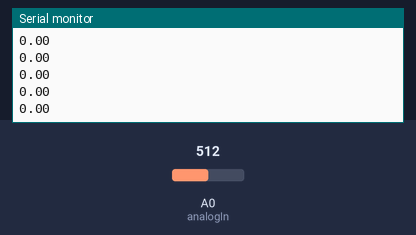
Simulated run of this sketch. Board: Arduino Uno, built with avr-gcc and run on an emulated ATmega328P. Parts: the last lines printed to the serial monitor. The inputs (shaded band) are chosen by the test bench; at power-on: A0 (analogIn) = 512.

Above: at 1.2 s.
1.3 s: A0 (analogIn) set to 716
At 1.31 s:
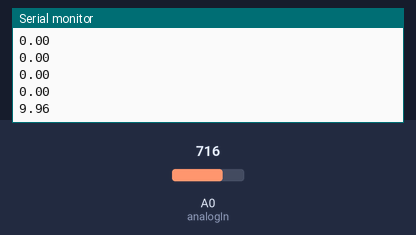
2.8 s: A0 (analogIn) set to 900
At 2.82 s:
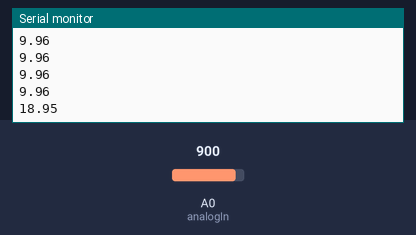
Timing chart, 0 to 5.8 s (numbered marks = the images above; inputs shaded):
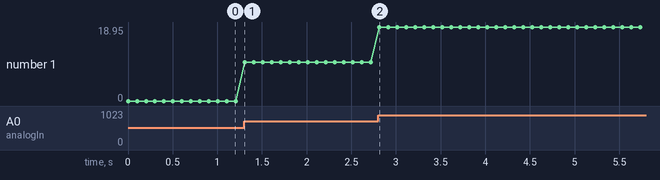

Measured:
- after the input at 1.3 s, the serial monitor: prints a new line at once (image 1)
- after the input at 2.8 s, the serial monitor: prints a new line at once (image 2)
- plotted number 1: 0 → 9.96 after the input at 1.3 s, 9.96 → 18.95 after the input at 2.8 s

The sketch:

g1t-ampermetr.ino
```cpp
const int analogIn = A0;
int mVperAmp = 100; // use 185 for 5A Module, 100 for 20A Module, 66 for 30A Module
int RawValue= 0;
int ACSoffset = 2500;
double Voltage = 0;
double Amps = 0;

void setup(){
 Serial.begin(9600);
}

void loop(){

 RawValue = analogRead(analogIn);
 Voltage = (RawValue / 1024.0) * 5000; // Gets you mV
 Amps = ((Voltage - ACSoffset) / mVperAmp);
 //Serial.print("Raw Value = " );
 //Serial.print(RawValue);
 //Serial.print("\t mV = ");
 //Serial.print(Voltage);
 //Serial.print("\t Amps = ");
 Serial.println(Amps,2);
 delay(100);

}
```
